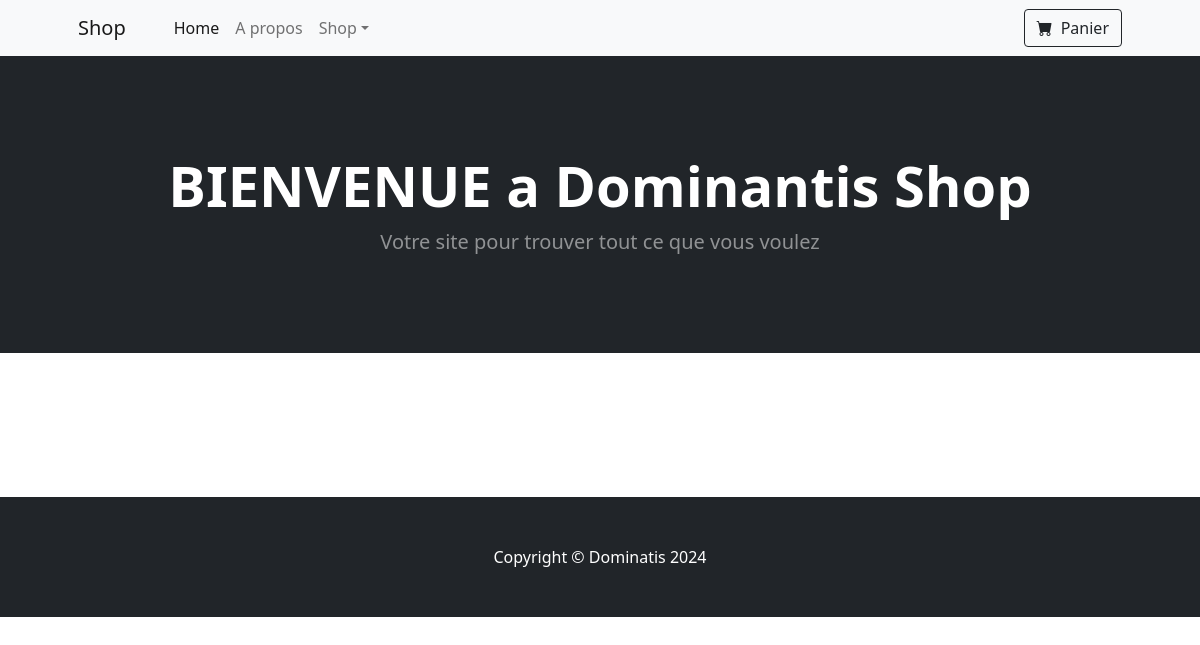
/, run on an earlier commit of the app's database.
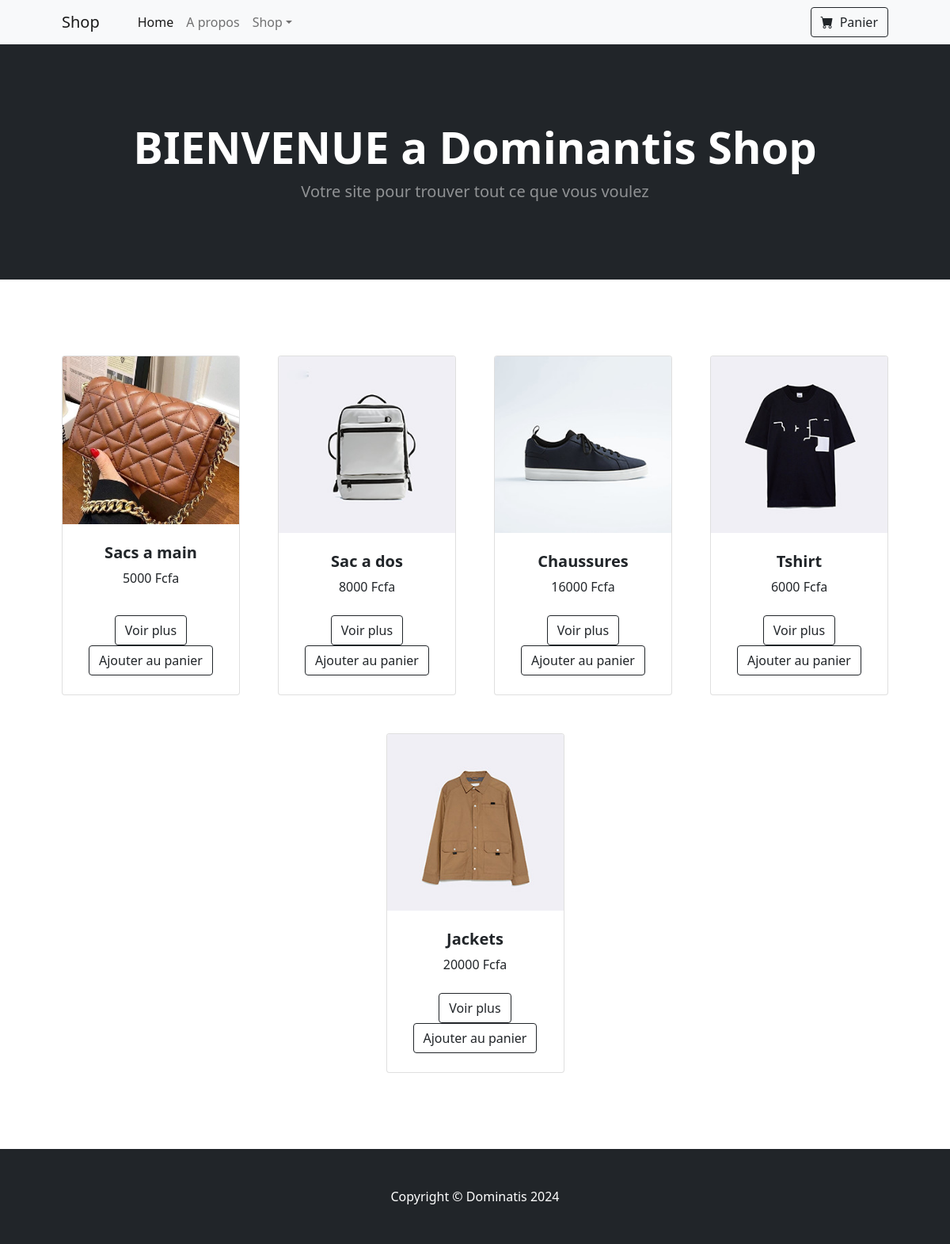
And on a later commit of the database.
### products/models.py (models this page shows, shortened)
class Product(models.Model):
    name = models.CharField(max_length=100)
    price = models.DecimalField(max_digits=10, decimal_places=0)
    image = models.ImageField(upload_to='products/static/assets/Images/')

### products/views.py (the view)
# urls.py: path('', views.home_index, name='home_index'),
def home_index(request):
    products = Product.objects.all()
    return render(request, 'home_index.html', {'products': products})

### products/templates/home_index.html (shortened to what this page needs)
{% load static %}
<!DOCTYPE html>
<html lang="en">
    <head>
        <link href="https://cdn.jsdelivr.net/npm/bootstrap-icons@1.5.0/font/bootstrap-icons.css" rel="stylesheet" />
        <link href="{% static 'css/styles.css' %}" rel="stylesheet" />
    </head>
    <body>
        <nav class="navbar navbar-expand-lg navbar-light bg-light">
            <div class="container px-4 px-lg-5">
                <a class="navbar-brand" href="#!">Shop</a>
                <div class="collapse navbar-collapse" id="navbarSupportedContent">
                    <ul class="navbar-nav me-auto mb-2 mb-lg-0 ms-lg-4">
                        <li class="nav-item"><a class="nav-link active" aria-current="page" href="#!">Home</a></li>
                        <li class="nav-item"><a class="nav-link" href="#!">A propos</a></li>
                        <li class="nav-item dropdown">
                            <a class="nav-link dropdown-toggle" id="navbarDropdown" href="#" role="button" data-bs-toggle="dropdown" aria-expanded="false">Shop</a>
                        </li>
                    </ul>
                    <form class="d-flex" method="get" action="{% url 'cart_view' %}">
                        <button class="btn btn-outline-dark" type="submit">
                            <i class="bi-cart-fill me-1"></i>
                            Panier
                        </button>
                    </form>
                </div>
            </div>
        </nav>
        <header class="bg-dark py-5">
            <div class="container px-4 px-lg-5 my-5">
                <div class="text-center text-white">
                    <h1 class="display-4 fw-bolder"> BIENVENUE a Dominantis Shop</h1>
                    <p class="lead fw-normal text-white-50 mb-0">Votre site pour trouver tout ce que vous voulez</p>
                </div>
            </div>
        </header>
        <section class="py-5">
            <div class="container px-4 px-lg-5 mt-5">
                <div class="row gx-4 gx-lg-5 row-cols-2 row-cols-md-3 row-cols-xl-4 justify-content-center">
                    {% for product in products %}
                    <div class="col mb-5">
                        <div class="card h-100">
                            <img class="card-img-top" src="{{ product.image.url }}" alt="{{ product.name }}" />
                            <div class="card-body p-4">
                                <div class="text-center">
                                    <h5 class="fw-bolder">{{ product.name }}</h5>
                                    {{ product.price }} Fcfa
                                </div>
                            </div>
                            <div class="card-footer p-4 pt-0 border-top-0 bg-transparent">
                                <div class="text-center">
                                    <a class="btn btn-outline-dark mt-auto" href="{% url 'product_detail' product.id %}">Voir plus</a><br>
                                    <form method="post" action="{% url 'add_to_cart' product.id %}">
                                        <a class="btn btn-outline-dark mt-auto" href="{% url 'add_to_cart' product.id %}" type="submit">Ajouter au panier</a>
                                    </form>
                                </div>
                            </div>
                        </div>
                    </div>
                    {% endfor %}
                </div>
            </div>
        </section>
        <footer class="py-5 bg-dark">
            <div class="container"><p class="m-0 text-center text-white">Copyright &copy; Dominatis 2024</p></div>
        </footer>
    </body>
</html>

What changed in the data, as far as the page shows it:
added Product: image (picture), name "Sacs a main", price "5000"
added Product: image (picture), name "Sac a dos", price "8000"
added Product: image (picture), name "Chaussures", price "16000"
added Product: image (picture), name "Tshirt", price "6000"
added Product: image (picture), name "Jackets", price "20000"
